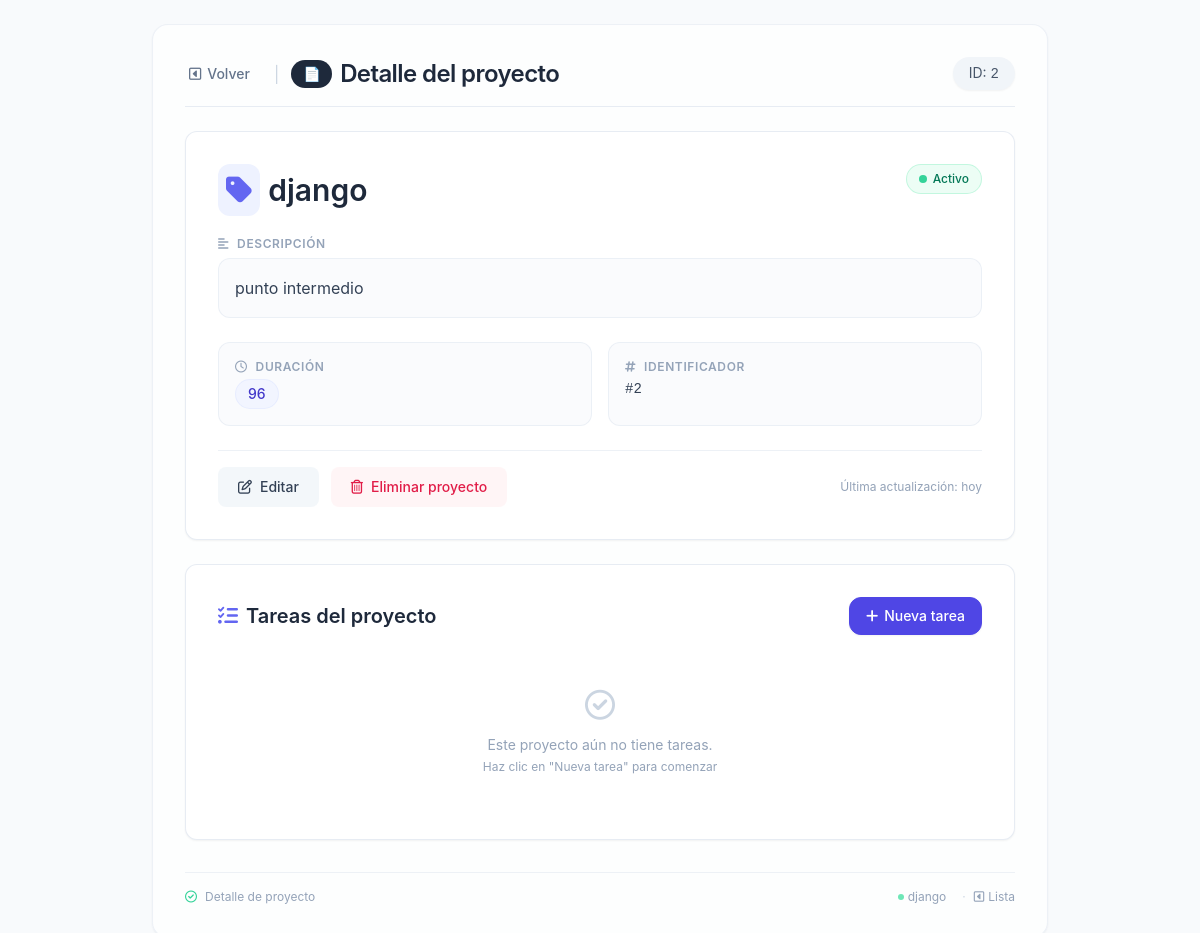
The page /proyectos/2/ on the database its author committed.
### gestor_proyectos/models.py (models this page shows, shortened)
class Proyecto(models.Model):
    nombre = models.CharField(max_length=100) #Un campo de texto osea un (Varchar)
    descripcion = models.TextField() #Campo de texto blanco
    duracion = models.IntegerField() #Campo numerico entero
    imagen = models.ImageField(upload_to='img/', default='img/logo.png') #Campo de imagen

### gestor_proyectos/views.py (the view)
# urls.py: path("proyectos/<int:id>/", views.ver_proyecto, name="ver_proyecto"),
def ver_proyecto(request, id):
    proyecto = get_object_or_404(Proyecto, id=id)
    return render(request, "detalle_proyecto.html", {"proyecto": proyecto})

### gestor_proyectos/templates/detalle_proyecto.html (shortened to what this page needs)
<!DOCTYPE html>
<html lang="es">
<head>
    <script src="https://cdn.tailwindcss.com"></script>
    <link rel="stylesheet" href="https://cdnjs.cloudflare.com/ajax/libs/font-awesome/6.0.0-beta3/css/all.min.css" />
</head>
<body class="antialiased text-slate-700 p-4 md:p-6">
    <main class="max-w-4xl mx-auto bg-white/70 backdrop-blur-sm rounded-2xl shadow-sm p-6 md:p-8 border border-slate-200/60">
        <div class="flex flex-wrap items-center justify-between gap-4 mb-6 border-b border-slate-200/80 pb-4">
            <div class="flex items-center gap-3">
                <a href="{% url 'proyectos' %}"
                   class="inline-flex items-center gap-1.5 text-sm font-medium text-slate-500 hover:text-slate-700 transition-colors enlace-accion px-3 py-1.5 rounded-lg -ml-2">
                    <i class="fa-regular fa-square-caret-left"></i>
                    Volver
                </a>
                <span class="text-slate-300">|</span>
                <h1 class="text-2xl font-semibold tracking-tight text-slate-800 flex items-center gap-2">
                    <span class="bg-slate-800 text-white text-sm font-medium px-3 py-1 rounded-full">📄</span>
                    Detalle del proyecto
                </h1>
            </div>
            <div class="text-sm bg-slate-100 px-4 py-1.5 rounded-full text-slate-600 shadow-sm">
                ID: <span class="font-mono font-medium">{{ proyecto.id }}</span>
            </div>
        </div>
        <div class="detalle-card bg-white border border-slate-200/80 rounded-xl p-6 md:p-8 shadow-sm">
            <div class="flex flex-wrap items-start justify-between gap-4 mb-5">
                <h2 class="text-2xl md:text-3xl font-semibold text-slate-800 break-words flex items-center gap-2">
                    <span class="bg-indigo-50 p-2 rounded-xl text-indigo-500">
                        <i class="fa-solid fa-tag"></i>
                    </span>
                    {{ proyecto.nombre }}
                </h2>
                <span class="inline-flex items-center gap-1.5 text-xs font-medium text-emerald-700 bg-emerald-50 px-3 py-1.5 rounded-full border border-emerald-200/60">
                    <span class="w-2 h-2 rounded-full bg-emerald-400"></span>
                    Activo
                </span>
            </div>
            <div class="mb-6">
                <h3 class="text-xs font-semibold text-slate-400 uppercase tracking-wider mb-1.5 flex items-center gap-2">
                    <i class="fa-solid fa-align-left text-slate-400"></i>
                    Descripción
                </h3>
                <div class="bg-slate-50/70 rounded-xl p-4 border border-slate-200/60">
                    <p class="text-slate-700 leading-relaxed">
                        {{ proyecto.descripcion|default:"<span class='text-slate-400 italic'>Sin descripción proporcionada</span>" }}
                    </p>
                </div>
            </div>
            <div class="grid grid-cols-1 sm:grid-cols-2 gap-4 mb-6">
                <div class="bg-slate-50/70 rounded-xl p-4 border border-slate-200/60">
                    <h3 class="text-xs font-semibold text-slate-400 uppercase tracking-wider mb-1 flex items-center gap-2">
                        <i class="fa-regular fa-clock"></i>
                        Duración
                    </h3>
                    <p class="text-slate-700 font-medium flex items-center gap-2">
                        <span class="bg-indigo-50/70 px-3 py-1 rounded-full text-indigo-700 border border-indigo-100/60 text-sm">
                            {{ proyecto.duracion|default:"No especificada" }}
                        </span>
                    </p>
                </div>
                <div class="bg-slate-50/70 rounded-xl p-4 border border-slate-200/60">
                    <h3 class="text-xs font-semibold text-slate-400 uppercase tracking-wider mb-1 flex items-center gap-2">
                        <i class="fa-regular fa-hashtag"></i>
                        Identificador
                    </h3>
                    <p class="text-slate-700 font-mono text-sm">#{{ proyecto.id }}</p>
                </div>
            </div>
            <div class="flex flex-wrap items-center gap-3 pt-4 border-t border-slate-200/60 mt-2">
                <a href="{% url 'editar_proyecto' proyecto.id %}"
                   class="enlace-accion inline-flex items-center gap-2 px-5 py-2.5 text-sm font-medium text-slate-700 bg-slate-100/80 hover:bg-slate-200/80 rounded-lg transition-colors">
                    <i class="fa-regular fa-pen-to-square"></i>
                    Editar
                </a>
                <a href="{% url 'eliminar_proyecto' proyecto.id %}"
                   class="enlace-accion inline-flex items-center gap-2 px-5 py-2.5 text-sm font-medium text-rose-600 bg-rose-50/70 hover:bg-rose-100/80 rounded-lg transition-colors">
                    <i class="fa-regular fa-trash-can"></i>
                    Eliminar proyecto
                </a>
                <span class="text-xs text-slate-400 ml-auto">Última actualización: hoy</span>
            </div>
        </div>
        <div class="mt-6 bg-white border border-slate-200/80 rounded-xl p-6 md:p-8 shadow-sm">
            <div class="flex items-center justify-between gap-4 mb-5">
                <h2 class="text-xl font-semibold text-slate-800 flex items-center gap-2">
                    <i class="fa-solid fa-list-check text-indigo-500"></i>
                    Tareas del proyecto
                </h2>
                <a href="{% url 'crear_tarea' proyecto.id %}"
                   class="inline-flex items-center gap-1.5 px-4 py-2 bg-indigo-600 text-white text-sm font-medium rounded-xl border border-indigo-600 hover:bg-indigo-700 transition-colors shadow-sm">
                    <i class="fa-solid fa-plus"></i>
                    <span class="hidden sm:inline">Nueva tarea</span>
                </a>
            </div>
            <ul class="space-y-3">
                {% for tarea in proyecto.tareas.all %}
                    <li class="flex flex-col sm:flex-row items-start sm:items-center gap-2 p-4 bg-slate-50/70 rounded-xl border border-slate-200/60 hover:border-indigo-200 transition-colors">
                        <div class="flex items-center gap-3 flex-1 min-w-0 w-full sm:w-auto">
                            <span class="w-2.5 h-2.5 rounded-full flex-shrink-0
                                {% if tarea.estado == 'COMPLETADA' %}bg-emerald-400
                                {% elif tarea.estado == 'EN_PROGRESO' %}bg-amber-400
                                {% else %}bg-slate-400{% endif %}">
                            </span>
                            <span class="font-medium text-slate-700 truncate">{{ tarea.titulo }}</span>
                        </div>
                        <div class="flex flex-wrap items-center gap-2 w-full sm:w-auto ml-0 sm:ml-auto">
                            <span class="text-xs font-medium px-2.5 py-1 rounded-full
                                {% if tarea.prioridad == 'ALTA' %}bg-rose-100 text-rose-700 border border-rose-200
                                {% elif tarea.prioridad == 'MEDIA' %}bg-amber-100 text-amber-700 border border-amber-200
                                {% else %}bg-emerald-100 text-emerald-700 border border-emerald-200{% endif %}">
                                <i class="fa-regular fa-flag mr-1"></i>
                                {{ tarea.get_prioridad_display }}
                            </span>
                            <form action="{% url 'avanzar_estado_tarea' tarea.id %}" method="post" class="inline">
                                {% csrf_token %}
                                <button type="submit"
                                        class="btn-tarea inline-flex items-center gap-1.5 px-3 py-1.5 text-xs font-medium rounded-lg transition-colors
                                        {% if tarea.estado == 'COMPLETADA' %}
                                            bg-emerald-100 text-emerald-700 hover:bg-emerald-200 border border-emerald-200
                                        {% elif tarea.estado == 'EN_PROGRESO' %}
                                            bg-amber-100 text-amber-700 hover:bg-amber-200 border border-amber-200
                                        {% else %}
                                            bg-slate-100 text-slate-600 hover:bg-slate-200 border border-slate-200
                                        {% endif %}">
                                    {% if tarea.estado == 'COMPLETADA' %}
                                        <i class="fa-solid fa-circle-check"></i>
                                        {{ tarea.get_estado_display }}
                                    {% else %}
                                        <i class="fa-regular fa-circle-right"></i>
                                        {% if tarea.estado == 'PENDIENTE' %}Iniciar{% else %}Avanzar{% endif %}
                                    {% endif %}
                                </button>
                            </form>
                            {% if tarea.estado != "COMPLETADA" %}
                                <form action="{% url 'completar_tarea' tarea.id %}" method="post" class="inline">
                                    {% csrf_token %}
                                    <button type="submit"
                                            class="btn-tarea inline-flex items-center gap-1.5 px-3 py-1.5 text-xs font-medium rounded-lg transition-colors
                                            {% if tarea.estado == 'COMPLETADA' %}
                                                bg-emerald-100 text-emerald-700 hover:bg-emerald-200 border border-emerald-200
                                            {% else %}
                                                bg-indigo-50 text-indigo-600 hover:bg-indigo-100 border border-indigo-200
                                            {% endif %}">
                                        <i class="fa-regular fa-circle-check"></i>
                                        Completar
                                    </button>
                                </form>
                            {% endif %}
                            <form action="{% url 'eliminar_tarea' tarea.id %}" method="post" class="inline">
                                {% csrf_token %}
                                <button onclick="return confirm('¿Estás seguro de eliminar esta tarea?')"
                                        type="submit"
                                        class="btn-tarea inline-flex items-center gap-1.5 px-2.5 py-1.5 text-xs font-medium rounded-lg transition-colors
                                        bg-rose-50 text-rose-600 hover:bg-rose-100 border border-rose-200">
                                    <i class="fa-solid fa-trash-can"></i>
                                </button>
                            </form>
                        </div>
                    </li>
                {% empty %}
                    <li class="text-center text-slate-400 py-8">
                        <i class="fa-regular fa-circle-check text-3xl block mb-3 text-slate-300"></i>
                        <p class="text-sm">Este proyecto aún no tiene tareas.</p>
                        <p class="text-xs mt-1">Haz clic en "Nueva tarea" para comenzar</p>
                    </li>
                {% endfor %}
            </ul>
        </div>
        <div class="mt-8 pt-4 border-t border-slate-200/60 text-xs text-slate-400 flex flex-wrap justify-between items-center">
            <span class="flex items-center gap-2">
                <i class="fa-regular fa-circle-check text-emerald-400"></i>
                Detalle de proyecto
            </span>
            <span class="flex gap-3">
                <span class="inline-flex items-center gap-1">
                    <span class="w-1.5 h-1.5 rounded-full bg-emerald-300"></span>
                    {{ proyecto.nombre|truncatechars:20 }}
                </span>
                <span class="inline-flex items-center gap-1">
                    <span class="mx-1 text-slate-300">·</span>
                    <i class="fa-regular fa-square-caret-left"></i>
                    <a href="{% url 'proyectos' %}" class="hover:text-indigo-500 transition-colors">
                        Lista
                    </a>
                </span>
            </span>
        </div>
    </main>
</body>
</html>

### gestor_proyectos/templates/detalle_proyecto.html (style rules this page uses)
body { font-family: 'Inter', -apple-system, BlinkMacSystemFont, 'Segoe UI', Roboto, sans-serif; background-color: #f8fafc; }
.detalle-card { transition: box-shadow 0.15s ease, transform 0.1s ease; }
.enlace-accion { transition: color 0.15s, background-color 0.15s; }

### rows shown on the page
Proyecto: id "2", nombre "django", descripcion "punto intermedio", duracion "96"
